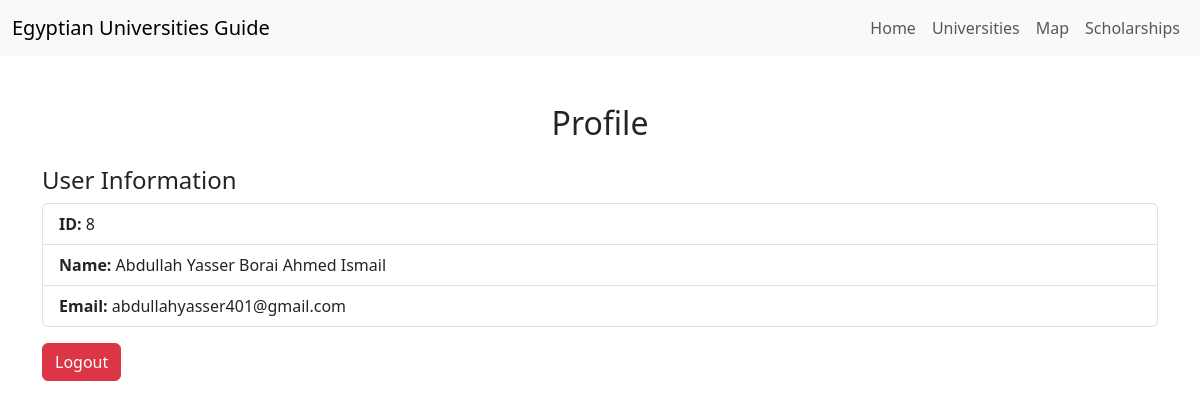
/profile/8 (signed in), run on the app's committed database.
### pages/models.py (models this page shows, shortened)
class User(AbstractBaseUser, PermissionsMixin):
    userID = models.AutoField(primary_key=True)
    name = models.CharField(max_length=250)
    email = models.EmailField(unique=True)
    is_active = models.BooleanField(default=True)
    is_staff = models.BooleanField(default=False)
    reports = models.TextField(default="", blank=True)
    objects = CustomUserManager()
    USERNAME_FIELD = 'email'
    REQUIRED_FIELDS = ['name']
    """
    user1 = User.objects.create(userID = 1, name = "Abdullah", email = "abullah.yasser@gmail.com", password = "11223344")
    user2 = User.objects.create(userID = 2, name = "Ahmed Khalid", email = "ahmed.khalid@gmail.com", password = "44332211")
    user3 = User.objects.create(userID = 3, name = "Esraa Samir", email = "esraa.samir@gmail.com", password = "12341234")
    user4 = User.objects.create(userID = 4, name = "Mohamed Ali", email = "mohamed.ali@gmail.com", password = "12123434")
    """
    """
    uni1 = University.objects.create(universityID=101, name="Cairo University", location="Giza, Egypt", about="Cairo University is a public university in Egypt.", website="https://www.cairouni.com", ranking= 1, short_description = 'One of the best universities in Egypt')
    uni2 = University.objects.create(universityID=102, name="Ain Shams University", location="Ain Shams, Egypt", about="Ain Shams is a public university in Egypt.", website="https://www.asuuni.com", ranking= 2, short_description = "A prestigious university in Egypt")
    uni3 = University.objects.create(universityID=103, name="Helwan University", location="Helwan, Egypt", about="Helwan University is a public university in Egypt.", website="https://www.helwanuni.com", ranking= 3, short_description = 'A well-known University in Egypt')
    uni4 = University.objects.create(universityID=104, name="Mansoura University", location="Dakahlia, Egypt", about="Mansoura University is a public university in Egypt.", website="https://www.mansourauni.com", ranking= 4, short_description = 'One of the finest educational universities')
    """
    """
    scho1 = Scholarship.objects.create(about = "This scholarship is awarded to people with academic excellence.", amount = 50.0, scholarshipID = "11", name = "Undergraduate Merit Scholarship", short_description = "Awarded to high-achieving students pursuing undergraduate degrees.")
    scho2 = Scholarship.objects.create(about = "This scholarship is awarded to people who want are seeking research studies after graduation.", amount = 75.0, scholarshipID = "12", name = "Graduate Research Scholarship", short_description = "Supports postgraduate students engaged in research activities.")
    scho3 = Scholarship.objects.create(about = "This scholarship is awarded to people who aim to study abroad for a semester or more.", amount = 20.0, scholarshipID = "13", name = "International Exchange Scholarship", short_description = "For students participating in international exchange programs.")
    scho4 = Scholarship.objects.create(about = "This scholarship is awarded to people who are interested in STEM subjects", amount = 100.0, scholarshipID = "14", name = "STEM Excellence Scholarship", short_description = "Encourages excellence in science, technology, engineering, and math.")

    "Search for scholarships by name, eligibility, or field..."

    """
    """
    <QuerySet [{'userID': 1, 'name': 'Abdullah Yasser Borai Ahmed Ismail', 'email': 'afd351@gasdhu', 'password': 'daf3125321', 'reports': ''},
    {'userID': 2, 'name': 'Abdullah Yasser Borai Ahmed Ismail', 'email': 'a.yasser2208@nu.edu.eg', 'password': '1341gdst32151h', 'reports': ''},
      {'userID': 3, 'name': 'Abdullah Yasser Borai Ahmed Ismail', 'email': 'abdullahyasser401@gmail.com', 'password': '4632htiy468644', 'reports': ''}]>



    """

### pages/views.py (the view)
# urls.py: path('profile/<int:user_id>', views.profile, name='profile'),
@login_required
def profile(request, user_id):
    user = get_object_or_404(User, userID=user_id)  # Fetch the user by ID
    context = {
        'user': user,
    }
    return render(request, 'profile.html', context)

### pages/templates/profile.html (shortened to what this page needs)
<!DOCTYPE html>
<html lang="en">
<head>
    <link href="https://cdn.jsdelivr.net/npm/bootstrap@5.3.0-alpha3/dist/css/bootstrap.min.css" rel="stylesheet">
</head>
<body>
    <nav class="navbar navbar-expand-lg navbar-light bg-light">
        <div class="container-fluid">
            <a class="navbar-brand" href="{%url 'index'%}">Egyptian Universities Guide</a>
            <div class="collapse navbar-collapse" id="navbarNav">
                <ul class="navbar-nav ms-auto">
                    <li class="nav-item"><a class="nav-link" href="{%url 'index'%}">Home</a></li>
                    <li class="nav-item"><a class="nav-link" href="{%url 'universities'%}">Universities</a></li>
                    <li class="nav-item"><a class="nav-link" href="#">Map</a></li>
                    <li class="nav-item"><a class="nav-link" href="{%url 'scholarships'%}">Scholarships</a></li>
                </ul>
            </div>
        </div>
    </nav>
    <div class="container mt-5">
        <h2 class="text-center">Profile</h2>
        <div id="profileInfo" class="mt-4">
            <h4>User Information</h4>
            <ul class="list-group">
                <li class="list-group-item"><strong>ID:</strong> {{ user.userID }}</li>
                <li class="list-group-item"><strong>Name:</strong> {{ user.name }}</li>
                <li class="list-group-item"><strong>Email:</strong> {{ user.email }}</li>
            </ul>
        </div>
        <button id="logoutBtn" class="btn btn-danger mt-3" onclick="event.preventDefault(); document.getElementById('logout-form').submit();">Logout</button>
    </div>
</body>
</html>

### data on the page
User: userID "8", name "Abdullah Yasser Borai Ahmed Ismail", email "abdullahyasser401@gmail.com"
